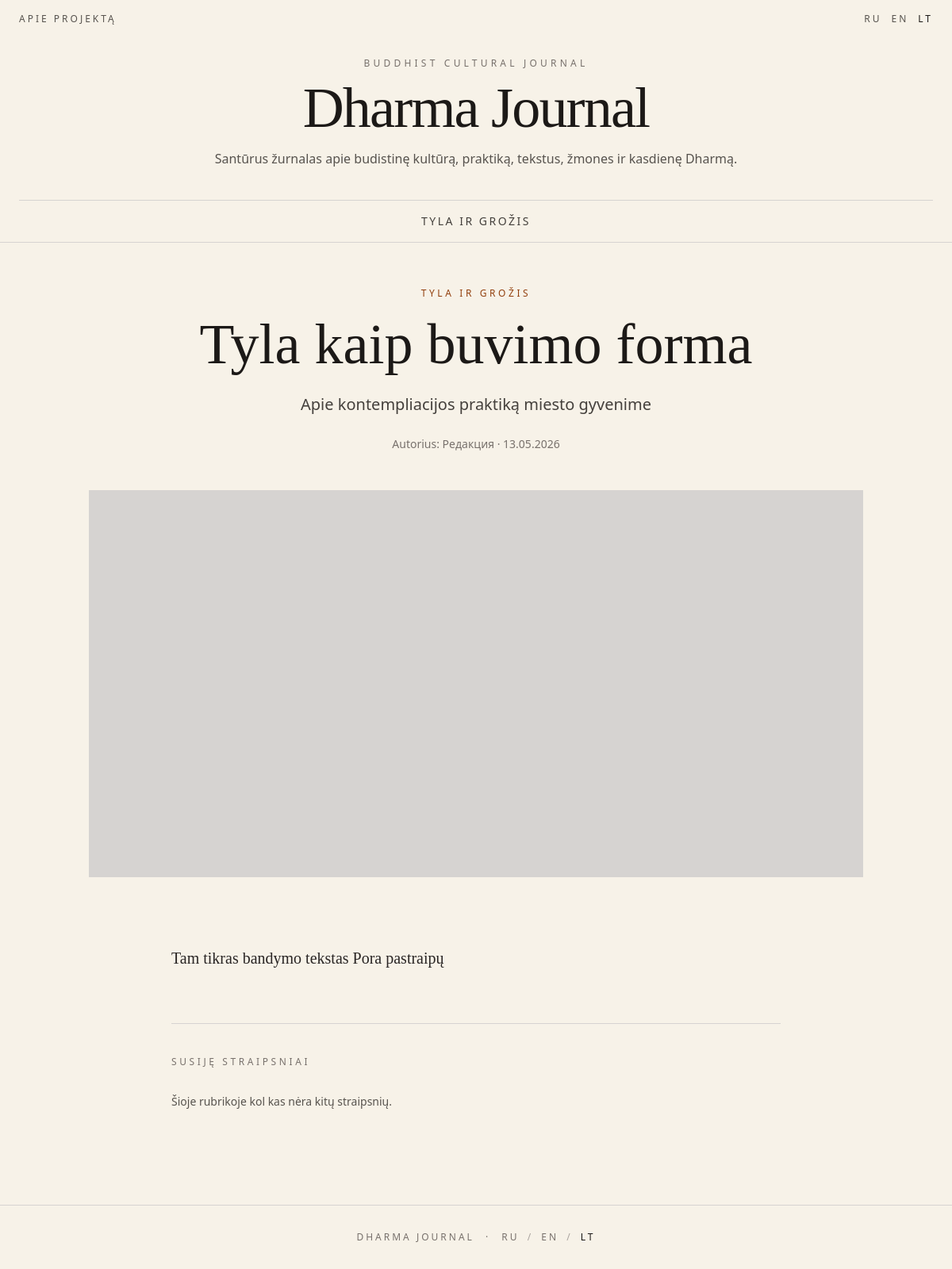
/lt/articles/tyla-kaip-buvimo-forma/, run on the app's committed database.
### articles/models.py (models this page shows, shortened)
class Category(models.Model):
    order = models.PositiveIntegerField("Порядок", default=100)
    is_active = models.BooleanField("Активна", default=True)
    class Meta:
        ordering = ["order", "id"]
        verbose_name = "Рубрика"
        verbose_name_plural = "Рубрики"
    def get_translation(self, language="ru"):
        return self.translations.filter(language=language).first()

class CategoryTranslation(models.Model):
    category = models.ForeignKey(
        Category,
        on_delete=models.CASCADE,
        related_name="translations",
        verbose_name="Рубрика",
    )
    language = models.CharField(
        "Язык",
        max_length=2,
        choices=LANGUAGE_CHOICES,
    )
    title = models.CharField("Название", max_length=200)
    slug = models.SlugField("URL-имя", max_length=220)
    description = models.TextField("Описание", blank=True)
    class Meta:
        unique_together = [
            ("category", "language"),
            ("language", "slug"),
        ]
        verbose_name = "Перевод рубрики"
        verbose_name_plural = "Переводы рубрик"

class ArticleTranslation(models.Model):
    article = models.ForeignKey(
        Article,
        on_delete=models.CASCADE,
        related_name="translations",
        verbose_name="Статья",
    )
    language = models.CharField(
        "Язык",
        max_length=2,
        choices=LANGUAGE_CHOICES,
    )
    title = models.CharField("Заголовок", max_length=250)
    slug = models.SlugField("URL-имя", max_length=260)
    subtitle = models.CharField("Подзаголовок", max_length=300, blank=True)
    excerpt = models.TextField("Краткое описание", blank=True)
    body = models.TextField("Текст статьи")
    seo_title = models.CharField("SEO title", max_length=250, blank=True)
    seo_description = models.TextField("SEO description", blank=True)
    class Meta:
        unique_together = [
            ("article", "language"),
            ("language", "slug"),
        ]
        verbose_name = "Перевод статьи"
        verbose_name_plural = "Переводы статей"

class Article(models.Model):
    class Status(models.TextChoices):
        DRAFT = "draft", "Черновик"
        PUBLISHED = "published", "Опубликовано"
    category = models.ForeignKey(
        Category,
        on_delete=models.PROTECT,
        related_name="articles",
        verbose_name="Рубрика",
    )
    author = models.ForeignKey(
        Author,
        on_delete=models.SET_NULL,
        null=True,
        blank=True,
        related_name="articles",
        verbose_name="Автор",
    )
    status = models.CharField(
        "Статус",
        max_length=20,
        choices=Status.choices,
        default=Status.DRAFT,
    )
    is_featured = models.BooleanField("Главный материал", default=False)
    published_at = models.DateTimeField("Дата публикации", null=True, blank=True)
    created_at = models.DateTimeField("Создано", auto_now_add=True)
    updated_at = models.DateTimeField("Обновлено", auto_now=True)
    class Meta:
        ordering = ["-published_at", "-created_at"]
        verbose_name = "Статья"
        verbose_name_plural = "Статьи"
    def get_translation(self, language="ru"):
        return self.translations.filter(language=language).first()

class Author(models.Model):
    name = models.CharField("Имя", max_length=200)
    slug = models.SlugField("URL-имя", max_length=220, unique=True)
    bio = models.TextField("Биография", blank=True)
    class Meta:
        ordering = ["name"]
        verbose_name = "Автор"
        verbose_name_plural = "Авторы"

### articles/views.py (the view)
# urls.py: path("<str:language>/articles/<slug:slug>/", article_detail, name="article_detail"),
def article_detail(request, language, slug):
    language = normalize_language(language)
    article_translation = get_object_or_404(
        ArticleTranslation.objects.select_related(
            "article",
            "article__category",
            "article__author",
        ),
        language=language,
        slug=slug,
        article__status=Article.Status.PUBLISHED,
    )
    article = article_translation.article
    category_translation = article.category.get_translation(language)
    related_articles = (
        Article.objects
        .filter(
            status=Article.Status.PUBLISHED,
            category=article.category,
            translations__language=language,
        )
        .exclude(id=article.id)
        .select_related("category", "author")
        .prefetch_related("translations", "category__translations")
        .distinct()[:3]
    )
    related_cards = []
    for related_article in related_articles:
        card = make_article_card(related_article, language)
        if card:
            related_cards.append(card)
    context = {
        "language": language,
        "available_languages": AVAILABLE_LANGUAGES,
        "language_links": make_language_links_for_article(article, language),
        "navigation_categories": get_navigation_categories(language),
        "ui": get_ui_text(language),
        "article": article,
        "article_translation": article_translation,
        "category_translation": category_translation,
        "related_cards": related_cards,
    }
    return render(request, "articles/article_detail.html", context)

### articles/views.py (called while the page is built)
def normalize_language(language):
    if language not in AVAILABLE_LANGUAGES:
        return "ru"
    return language

def get_navigation_categories(language):
    categories = (
        Category.objects
        .filter(is_active=True, translations__language=language)
        .prefetch_related("translations")
        .distinct()
    )
    navigation_categories = []
    for category in categories:
        translation = category.get_translation(language)
        if translation:
            navigation_categories.append({
                "category": category,
                "translation": translation,
                "url": reverse("category_detail", args=[language, translation.slug]),
            })
    return navigation_categories

def make_language_links_for_article(article, current_language):
    links = []
    for code in AVAILABLE_LANGUAGES:
        translation = article.get_translation(code)
        if translation:
            url = reverse("article_detail", args=[code, translation.slug])
        else:
            url = reverse("home", args=[code])
        links.append({
            "code": code,
            "url": url,
            "is_current": code == current_language,
        })
    return links

### core/i18n.py (called while the page is built)
def get_ui_text(language="ru"):
    return UI_TEXT.get(language, UI_TEXT["ru"])

### templates/articles/article_detail.html (shortened to what this page needs)
{% extends "base.html" %}
{% block content %}
<main class="mx-auto max-w-5xl px-6 py-14">
    <article>
        <div class="mx-auto max-w-3xl text-center">
            {% if category_translation %}
                <p class="mb-5 text-xs uppercase tracking-[0.3em] text-amber-800">
                    {{ category_translation.title }}
                </p>
            {% endif %}
            <h1 class="serif text-5xl leading-tight md:text-7xl">
                {{ article_translation.title }}
            </h1>
            {% if article_translation.subtitle %}
                <p class="mx-auto mt-6 max-w-2xl text-xl leading-8 text-stone-700">
                    {{ article_translation.subtitle }}
                </p>
            {% endif %}
            <p class="mt-6 text-sm text-stone-500">
                {% if article.author %}
                    {{ ui.author }}: {{ article.author.name }}
                {% else %}
                    {{ ui.author }}: {{ ui.editorial }}
                {% endif %}
                {% if article.published_at %}
                    · {{ article.published_at|date:"d.m.Y" }}
                {% endif %}
            </p>
        </div>
        <div class="my-12 aspect-[16/8] bg-stone-300"></div>
        <div class="article-body serif mx-auto max-w-3xl text-xl leading-9 text-stone-800 whitespace-pre-line">
            {{ article_translation.body }}
        </div>
    </article>
    <section class="mx-auto mt-16 max-w-3xl border-t border-stone-300 pt-10">
        <h2 class="mb-8 text-xs uppercase tracking-[0.3em] text-stone-500">
            {{ ui.related }}
        </h2>
        <div class="grid gap-6">
            {% for related in related_articles %}
                {% with related_translation=related.get_translation %}
                    {% if related_translation %}
                        {% if related_translation.slug %}
                            <a href="{% url 'article_detail' language related_translation.slug %}" class="block border-b border-stone-300 pb-5 group">
                                <p class="serif text-2xl leading-snug group-hover:text-amber-800">
                                    {{ related_translation.title }}
                                </p>
                                {% if related_translation.excerpt %}
                                    <p class="mt-2 text-sm leading-6 text-stone-600">
                                        {{ related_translation.excerpt }}
                                    </p>
                                {% endif %}
                            </a>
                        {% else %}
                            <div class="border-b border-stone-300 pb-5">
                                <p class="serif text-2xl leading-snug">
                                    {{ related_translation.title }}
                                </p>
                                {% if related_translation.excerpt %}
                                    <p class="mt-2 text-sm leading-6 text-stone-600">
                                        {{ related_translation.excerpt }}
                                    </p>
                                {% endif %}
                            </div>
                        {% endif %}
                    {% endif %}
                {% endwith %}
            {% empty %}
                <p class="text-sm text-stone-600">
                    {{ ui.no_related }}
                </p>
            {% endfor %}
        </div>
    </section>
</main>
{% endblock %}

### templates/base.html (shortened to what this page needs)
<!doctype html>
<html lang="{{ language|default:'ru' }}">
<head>
    <script src="https://cdn.tailwindcss.com"></script>
</head>
<body class="text-stone-900">
    <header class="border-b border-stone-300">
        <div class="mx-auto max-w-7xl px-6 py-4">
            <div class="flex items-center justify-between text-xs uppercase tracking-[0.25em] text-stone-600">
                <a href="{% url 'home' language %}" class="hover:text-stone-900">
                    {{ ui.about }}
                </a>
                <div class="flex gap-3">
                    {% for item in language_links %}
                        <a
                            href="{{ item.url }}"
                            class="{% if item.is_current %}text-stone-900{% else %}hover:text-stone-900{% endif %}"
                        >
                            {{ item.code|upper }}
                        </a>
                    {% endfor %}
                </div>
            </div>
            <div class="py-10 text-center">
                <p class="mb-3 text-xs uppercase tracking-[0.35em] text-stone-500">
                    {{ ui.journal_label }}
                </p>
                <a href="{% url 'home' language %}" class="inline-block">
                    <h1 class="serif text-5xl md:text-7xl tracking-tight hover:text-amber-800">
                        Dharma Journal
                    </h1>
                </a>
                <p class="mx-auto mt-4 max-w-2xl text-sm md:text-base leading-7 text-stone-600">
                    {{ ui.site_subtitle }}
                </p>
            </div>
            <nav class="flex flex-wrap justify-center gap-x-8 gap-y-3 border-t border-stone-300 pt-4 text-sm uppercase tracking-[0.18em] text-stone-700">
                {% for item in navigation_categories %}
                    <a href="{{ item.url }}" class="hover:text-stone-950">
                        {{ item.translation.title }}
                    </a>
                {% empty %}
                    <a href="{% url 'home' language %}" class="hover:text-stone-950">
                        Dharma Journal
                    </a>
                {% endfor %}
            </nav>
        </div>
    </header>
    {% block content %}{% endblock %}
    <footer class="mt-16 border-t border-stone-300">
        <div class="mx-auto max-w-7xl px-6 py-8 text-center text-xs uppercase tracking-[0.25em] text-stone-500">
            <a href="{% url 'home' language %}" class="hover:text-stone-900">
                Dharma Journal
            </a>
            <span class="mx-2">·</span>
            {% for item in language_links %}
                <a
                    href="{{ item.url }}"
                    class="{% if item.is_current %}text-stone-900{% else %}hover:text-stone-900{% endif %}"
                >
                    {{ item.code|upper }}
                </a>
                {% if not forloop.last %}
                    <span class="mx-1 text-stone-400">/</span>
                {% endif %}
            {% endfor %}
        </div>
    </footer>
</body>
</html>

### templates/base.html (style rules this page uses)
body { background: #f7f2e8; }
.serif { font-family: Georgia, "Times New Roman", serif; }

### data on the page
Category: translation "TYLA IR GROŽIS"
CategoryTranslation: title "TYLA IR GROŽIS"
ArticleTranslation: title "Tyla kaip buvimo forma", subtitle "Apie kontempliacijos praktiką miesto gyvenime", body "Tam tikras bandymo tekstas Pora pastraipų"
Article: author.name "Редакция", published_at "13.05.2026"

### other printed values
{{ ui.about }} "APIE PROJEKTĄ"
{{ item.code|upper }} "RU" "EN" "LT"
{{ ui.journal_label }} "BUDDHIST CULTURAL JOURNAL"
{{ ui.site_subtitle }} "Santūrus žurnalas apie budistinę kultūrą, praktiką, tekstus, žmones ir kasdienę Dharmą."
{{ ui.author }} "Autorius"
{{ ui.related }} "SUSIJĘ STRAIPSNIAI"
{{ ui.no_related }} "Šioje rubrikoje kol kas nėra kitų straipsnių."
